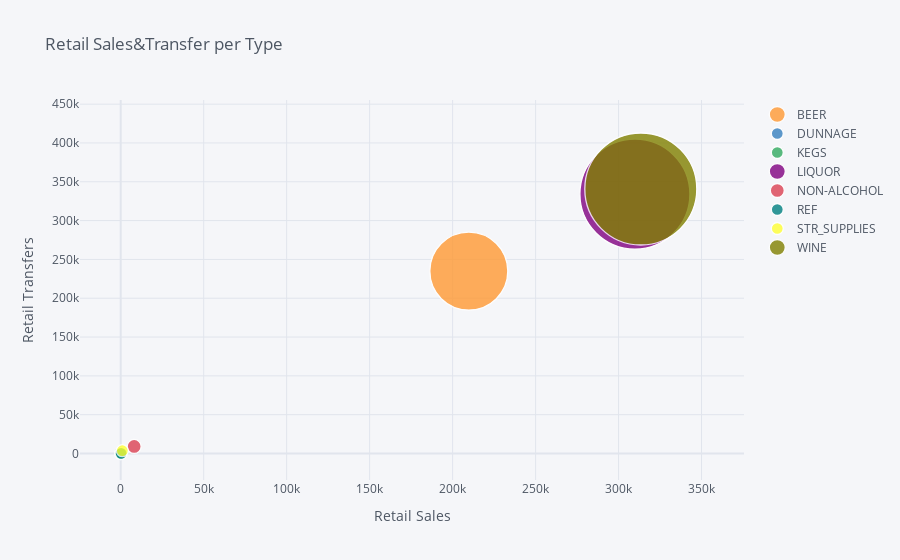

Notebook cell for this chart:
### Markdown cell above
## 8. Create a scatter matrix using all the numeric fields in the data set with the plot points color-coded by Item Type.

*Hint: Seaborn's pairplot may be your best option here.*

### Code cell
sales.iplot(kind='bubble', 
                x='RetailSales', 
                y='RetailTransfers', 
                size='RetailSales',
                categories='ItemType', 
                xTitle='Retail Sales', 
                yTitle='Retail Transfers',
                title='Retail Sales&Transfer per Type')

### Figure 1 — Plotly figure (JSON) as saved in the notebook; plotly's stock layout.template omitted (floating-point values rounded to 4 significant figures)
{"data": [{"marker": {"color": "rgba(255, 153, 51, 1.0)", "line": {"width": 1.3}, "opacity": 0.8, "size": [78], "symbol": "circle"}, "mode": "markers", "name": "BEER", "textfont": {"color": "#4D5663"}, "type": "scatter", "x": [209800.0], "y": [234900.0]}, {"marker": {"color": "rgba(55, 128, 191, 1.0)", "line": {"width": 1.3}, "opacity": 0.8, "size": [12], "symbol": "circle"}, "mode": "markers", "name": "DUNNAGE", "textfont": {"color": "#4D5663"}, "type": "scatter", "x": [0], "y": [0]}, {"marker": {"color": "rgba(50, 171, 96, 1.0)", "line": {"width": 1.3}, "opacity": 0.8, "size": [12], "symbol": "circle"}, "mode": "markers", "name": "KEGS", "textfont": {"color": "#4D5663"}, "type": "scatter", "x": [0], "y": [0]}, {"marker": {"color": "rgba(128, 0, 128, 1.0)", "line": {"width": 1.3}, "opacity": 0.8, "size": [110], "symbol": "circle"}, "mode": "markers", "name": "LIQUOR", "textfont": {"color": "#4D5663"}, "type": "scatter", "x": [309800.0], "y": [334200.0]}, {"marker": {"color": "rgba(219, 64, 82, 1.0)", "line": {"width": 1.3}, "opacity": 0.8, "size": [14], "symbol": "circle"}, "mode": "markers", "name": "NON-ALCOHOL", "textfont": {"color": "#4D5663"}, "type": "scatter", "x": [8110.0], "y": [9058.0]}, {"marker": {"color": "rgba(0, 128, 128, 1.0)", "line": {"width": 1.3}, "opacity": 0.8, "size": [12], "symbol": "circle"}, "mode": "markers", "name": "REF", "textfont": {"color": "#4D5663"}, "type": "scatter", "x": [281.3], "y": [171.9]}, {"marker": {"color": "rgba(255, 255, 51, 1.0)", "line": {"width": 1.3}, "opacity": 0.8, "size": [12], "symbol": "circle"}, "mode": "markers", "name": "STR_SUPPLIES", "textfont": {"color": "#4D5663"}, "type": "scatter", "x": [996.0], "y": [3595.0]}, {"marker": {"color": "rgba(128, 128, 0, 1.0)", "line": {"width": 1.3}, "opacity": 0.8, "size": [112], "symbol": "circle"}, "mode": "markers", "name": "WINE", "textfont": {"color": "#4D5663"}, "type": "scatter", "x": [313400.0], "y": [340700.0]}], "layout": {"legend": {"bgcolor": "#F5F6F9", "font": {"color": "#4D5663"}}, "paper_bgcolor": "#F5F6F9", "plot_bgcolor": "#F5F6F9", "title": {"font": {"color": "#4D5663"}, "text": "Retail Sales&Transfer per Type"}, "xaxis": {"gridcolor": "#E1E5ED", "showgrid": true, "tickfont": {"color": "#4D5663"}, "title": {"font": {"color": "#4D5663"}, "text": "Retail Sales"}, "zerolinecolor": "#E1E5ED"}, "yaxis": {"gridcolor": "#E1E5ED", "showgrid": true, "tickfont": {"color": "#4D5663"}, "title": {"font": {"color": "#4D5663"}, "text": "Retail Transfers"}, "zerolinecolor": "#E1E5ED"}}}
